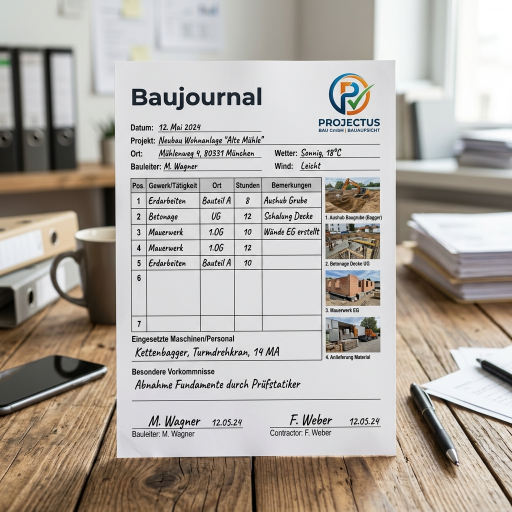
#> input picture assets/img/pdf_report_preview_base.png, 1024 x 1024 px (shown at 1/2 size)
$ python replace_logo.py
#> lines starting #> are read from the running program, lines starting #| are printed output that depends on the picture; pictures that were not available may be replaced by others from this repository, and a replacement may not be noted
from PIL import Image, ImageDraw

def process():
    # Load base
    base_img = Image.open('assets/img/pdf_report_preview_base.png').convert('RGBA')

    # Load logo
    logo = Image.open('assets/img/logo_pendenz_official.png').convert('RGBA')
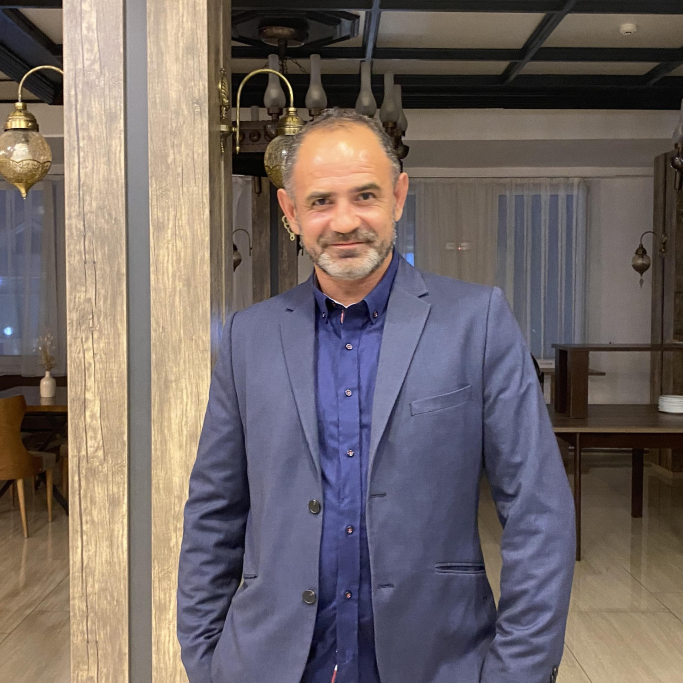
#> input picture Array/418986570_2094278320922780_1341055558758992942_n_68cdb35a38c7a.jpg, 2048 x 2048 px, given in place of logo_pendenz_official.png, which was not available (shown at 1/3 size)

    # The old logo in the generated image is roughly around x=650-800, y=100-200.
    # We want to paste the new logo there.
    # First, let's make the logo proportional. It's a square logo.
    target_size = (180, 180)
    logo = logo.resize(target_size, Image.Resampling.LANCZOS)
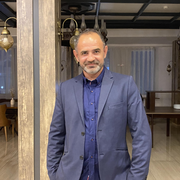
#> logo: PIL image 180x180 RGBA; mean R, G, B, A 113.8, 103.5, 101.6, 255

    # Rotate logo to match sheet perspective
    logo = logo.rotate(-3, expand=True, fillcolor=(255,255,255,0))
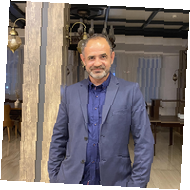
#> logo: PIL image 190x190 RGBA; mean R, G, B, A 128.3, 119, 117.4, 228.9; transparent parts drawn white

    # Let's draw a white patch to cover the old logo, just in case.
    # Using a soft off-white to match paper
    draw = ImageDraw.Draw(base_img)
    patch_rect = [680, 100, 850, 240]
    draw.rectangle(patch_rect, fill=(240, 240, 240, 255))

    # Paste logo. Paste coordinate is top-left
    paste_pos = (680, 105)
    base_img.paste(logo, paste_pos, logo)
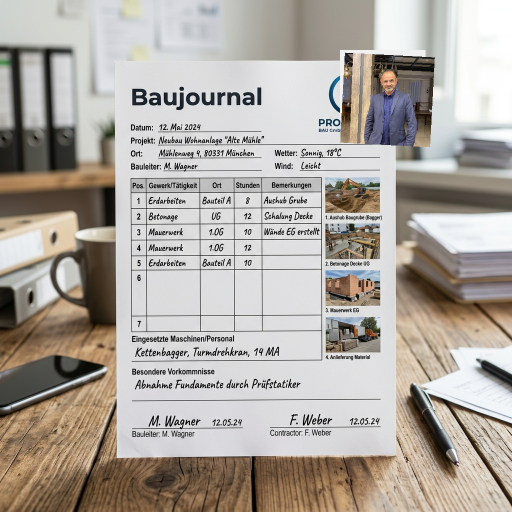
#> base_img: PIL image 1024x1024 RGBA (shown at 1/2 size); mean R, G, B, A 174.7, 168.1, 161.2, 255

    # Save as RGB to remove alpha channel for final png
    base_img.convert('RGB').save('assets/img/pdf_report_preview.png', quality=95)

if __name__ == '__main__':
    process()
    print("Done")
